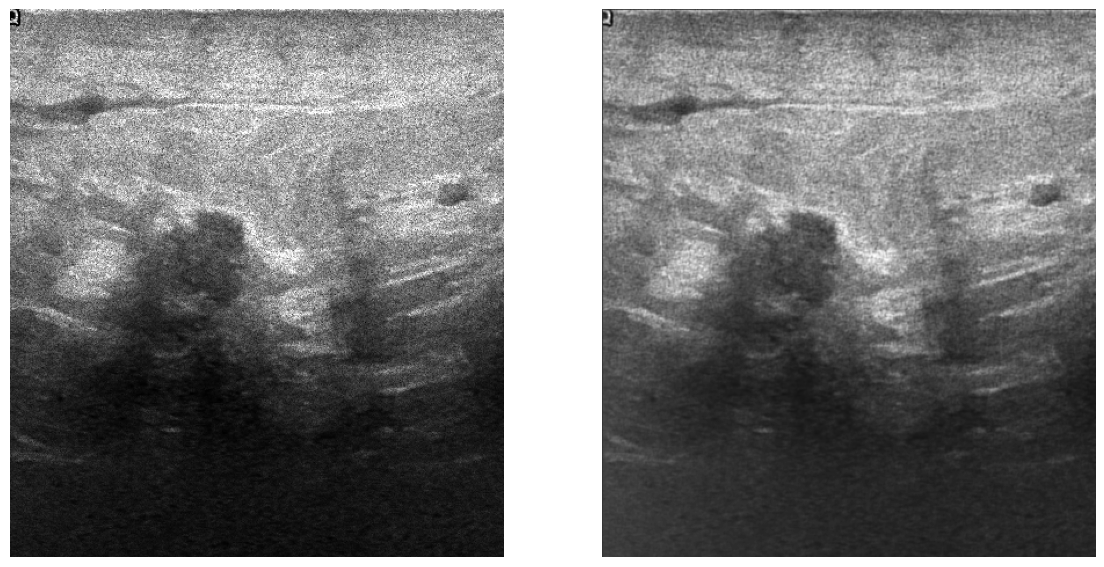
#> input picture results/LenaCV2.png, 1104 x 567 px
$ python -i denoise.py   (imports and definitions only)   (older library calls are emulated)
#> lines starting #> are read from the running program, lines starting #| are printed output that depends on the picture
#> further down, picture is the input picture: shape (567, 1104, 3); min 0, max 255, mean 118.8
import numpy as np
import cv2
import matlab.engine
from scipy import ndimage
from generate_blurred_pyramid import *
from matlab_hadler import *
import matplotlib.pyplot as plt
from matplotlib.colors import Normalize
from enums import *
from skimage import io, img_as_float, restoration
import skimage

from poisson_solver import poisson_solver_py

# [1 line that did not run here, left out]

# [6 lines of commented-out code are left out]
# [146 lines left out: functions denoise_img, create_pyramid, pyramid_up, not called in this run]

def detect_edges(image, edge_filter=EdgeFilter.SOBEL_ND_IMAGE):
    if edge_filter == EdgeFilter.SOBEL_ND_IMAGE:
        Gy = ndimage.sobel(image,axis=0,mode='constant')
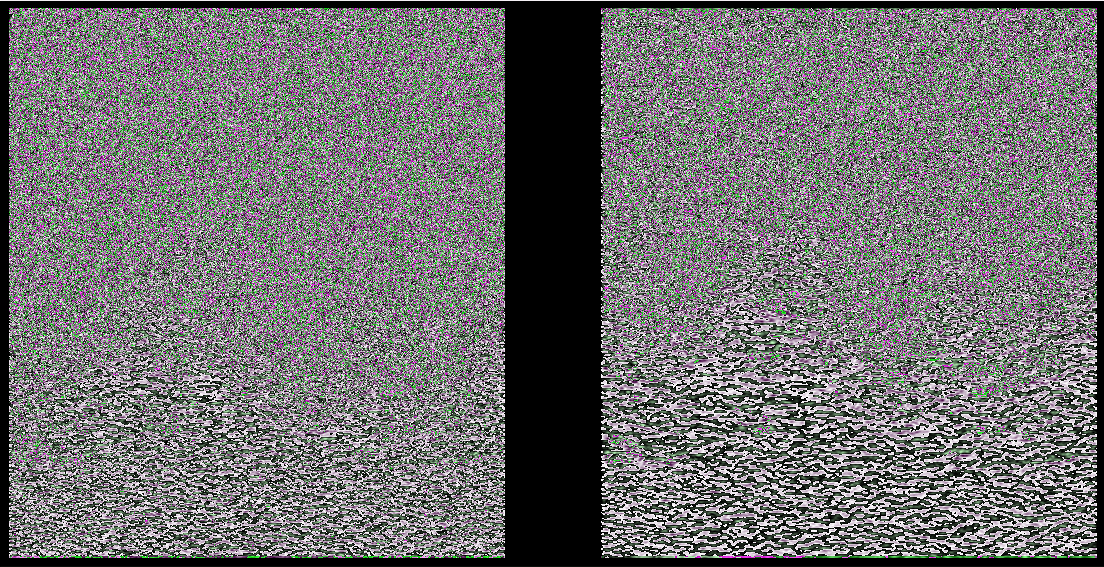
#> Gy: shape (567, 1104, 3); mean B, G, R 110.6, 109.9, 110.6
        Gx = ndimage.sobel(image,axis=1,mode='constant')
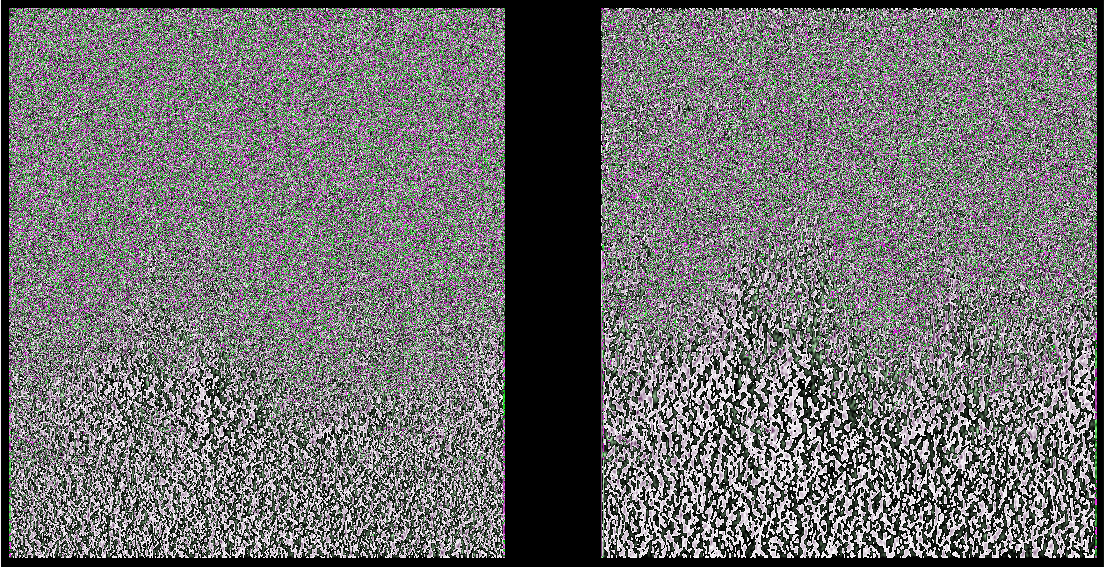
#> Gx: shape (567, 1104, 3); mean B, G, R 110.3, 109.6, 110.3
    elif edge_filter == EdgeFilter.SOBEL_CV2:
        Gx = cv2.Sobel(image, cv2.CV_64F, 1, 0)
        Gy = cv2.Sobel(image, cv2.CV_64F, 0, 1)
    elif edge_filter == EdgeFilter.SCHARR:
        Gx = cv2.Scharr(image, cv2.CV_64F, 1, 0)
        Gy = cv2.Scharr(image, cv2.CV_64F, 0, 1)
    elif edge_filter == EdgeFilter.CANNY:
        edge = cv2.Canny((image*255).astype(np.uint8), 0.2, 0.7, apertureSize=5, L2gradient =True)
        Gx = cv2.Sobel(edge, cv2.CV_64F, 1, 0)
        Gy = cv2.Sobel(edge, cv2.CV_64F, 0, 1)
    return Gx,Gy

# [119 lines left out: functions contrast_strech_transform, linear_then_bright, filter_image, correct_range, save_results, not called in this run]


# [13 lines not run here, left out]


>>> import cv2
>>> picture = cv2.imread('results/LenaCV2.png')
>>> result = detect_edges(picture)

$ run again, on results/Wy.png
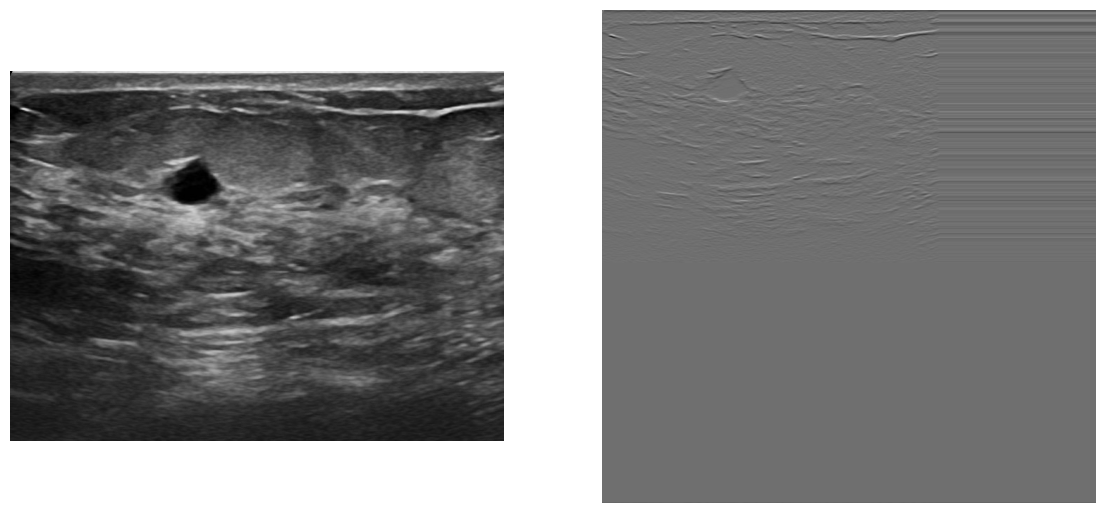
#> input picture results/Wy.png, 1104 x 513 px
#> picture is the input picture: shape (513, 1104, 3); min 0, max 255, mean 133.7
#> in detect_edges, `Gy = ndimage.sobel(image,axis=0,mode='constant')`:
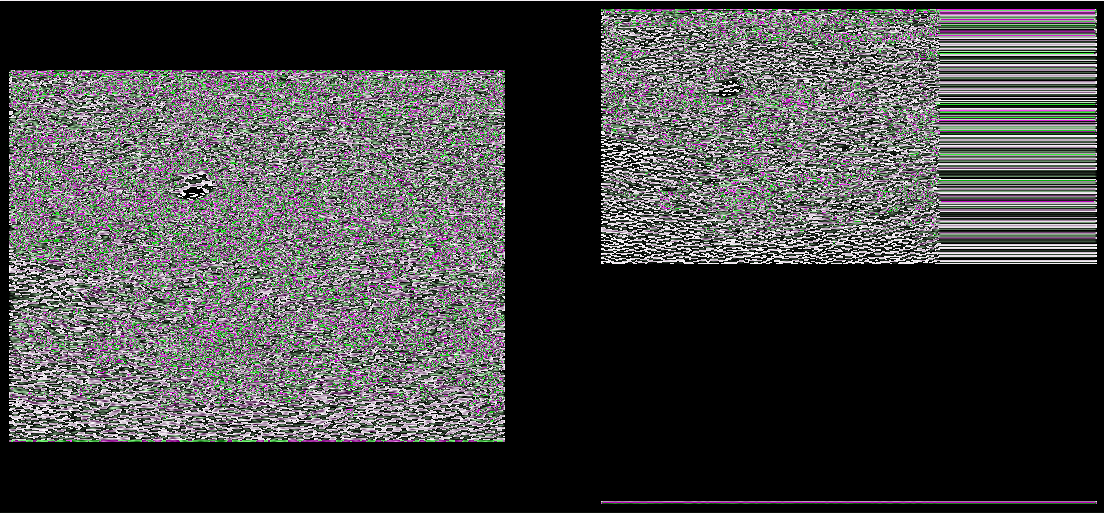
#> Gy: shape (513, 1104, 3); mean B, G, R 69, 68.7, 69
#> in detect_edges, `Gx = ndimage.sobel(image,axis=1,mode='constant')`:
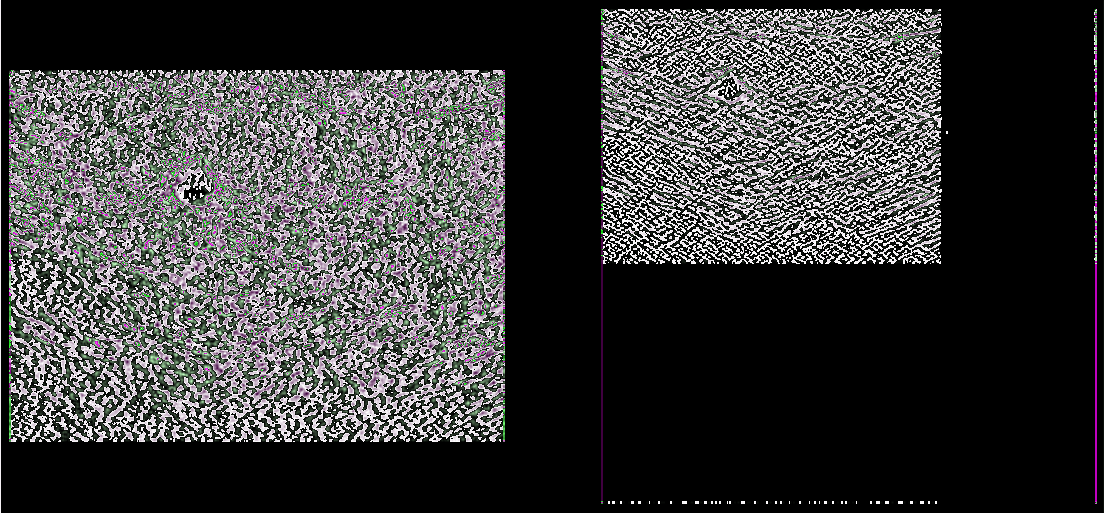
#> Gx: shape (513, 1104, 3); mean B, G, R 59.3, 59.2, 59.3
